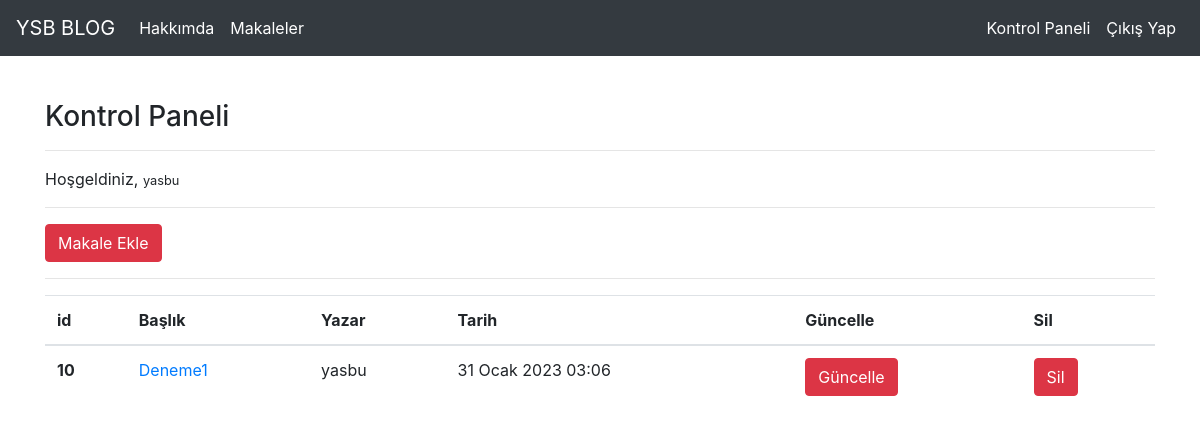
Screenshot of /articles/dashboard/ (signed in) with the database file from the repository.
### article/models.py (models this page shows, shortened)
class Article(models.Model):
    author = models.ForeignKey('auth.User',on_delete=models.CASCADE, verbose_name='Yazar') #o kullanıcıya ait article silinecek
    title = models.CharField(max_length=50, verbose_name='Başlık')
    content = RichTextField()
    created_data = models.DateTimeField(auto_now_add=True, verbose_name='Tarih') #o anki tarihi atayacak
    article_image = models.FileField(blank=True, null=True,verbose_name='Makaleye Fotoğraf Ekleyin')
    class Meta:
        ordering = ['-created_data']

### article/views.py (the view)
# urls.py: path('dashboard/',views.dashboard,name='dashboard'),
@login_required(login_url='user:login')
def dashboard(request):
    articles = Article.objects.filter(author = request.user)
    context = {
        'articles':articles
    }
    return render(request,'dashboard.html',context)

### templates/dashboard.html
{% extends "layout.html" %}
{% block body %}
<h3>Kontrol Paneli</h3>
<hr>
<p>
    Hoşgeldiniz, <small>{{request.user.username}}</small>
</p>
<hr>
<a class ='btn btn-danger' href ="{% url 'article:addarticle' %}">Makale Ekle</a>
<hr>
{% if articles %}
<table class="table">
  <thead>
    <tr>
      <th scope="col">id</th>
      <th scope="col">Başlık</th>
      <th scope="col">Yazar</th>
      <th scope="col">Tarih</th>
      <th scope="col">Güncelle</th>
      <th scope="col">Sil</th>
    </tr>
  </thead>
  <tbody>
    {% for article in articles %}
    <tr>
      <th scope="row">{{article.id}}</th>
      <td><a href="{% url 'article:detail' article.id %}">{{article.title}}</a></td>
      <td>{{article.author.username}}</td>
      <td>{{article.created_data}}</td>
      <td><a href="{% url 'article:update' article.id %}" class = 'btn btn-danger'>Güncelle</a></td>
      <td><a href="{% url 'article:delete' article.id %}" class = 'btn btn-danger'>Sil</a></td>
    </tr>
    {% endfor %}
  </tbody>
</table>
{% else %}
<div class='alert alert-danger'>Heniz bir makaleniz bulunmuyor...</div>
{% endif %}
{% endblock  %}

### rows the page displays
Article: id "10", title "Deneme1", author.username "yasbu", created_data "31 Ocak 2023 03:06"

### other values shown
{{ request.user.username }} "yasbu"
